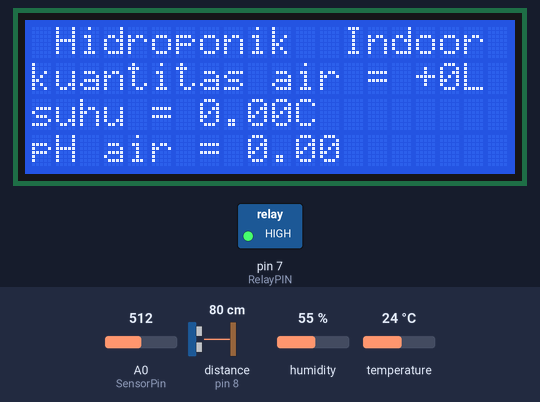
A sketch run on a simulated Arduino Uno, built with avr-gcc and run on an emulated ATmega328P. On the bench: 20×4 character LCD, switched loads named in the sketch (green lamp = pin HIGH). Wiring (inferred from the names in the program): ultrasonic range finder: trigger pin 9; echo pin 8. The test bench sets the inputs (shaded band); at power-on: A0 (SensorPin) = 512, distance to the obstacle (sensor on pin 8) 80 cm, temperature 24 °C, humidity 55 %. The echo pulse lasts 58.3 µs per cm; the local clock reads 2024-03-15 10:24:30 at power-on unless the sketch sets it; storage starts empty; pins used as bus, display or sensor lines are not drawn; what the sketch prints to the serial monitor is not drawn.

Above: at 1.2 s.
1.3 s: A0 (SensorPin) set to 11
At 6.7 s:
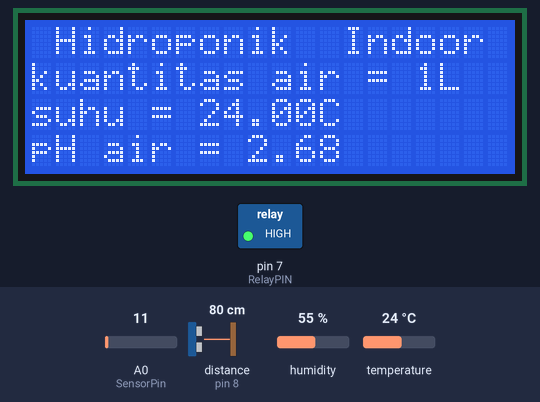
7.0 s: distance to the obstacle (sensor on pin 8) set to 12 cm
At 9.9 s:
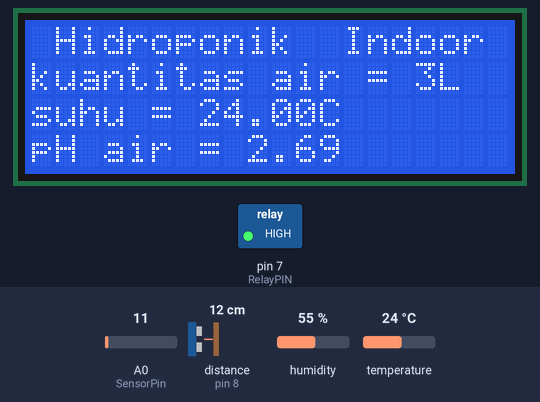
10.2 s: distance to the obstacle (sensor on pin 8) set to 9 cm
At 13.1 s:
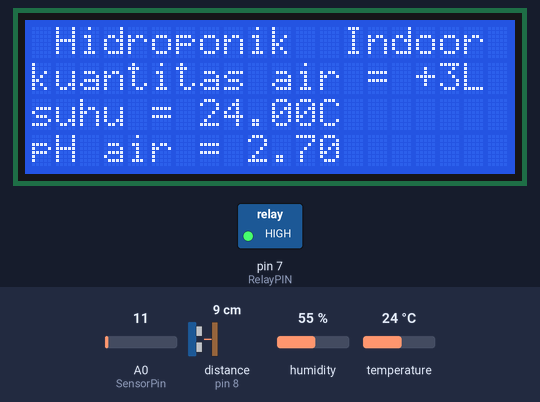
13.4 s: temperature set to 12 °C
At 15.2 s:
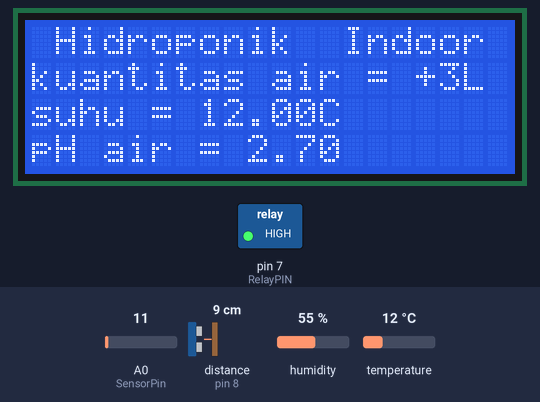
17.7 s: A0 (SensorPin) set to 30
At 21.4 s:
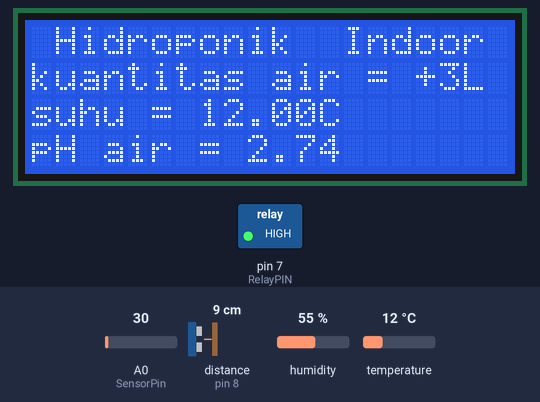
24.1 s: temperature set to 19 °C
At 26.4 s:
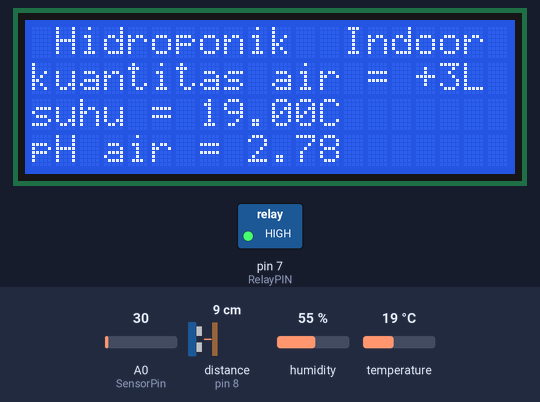
Timing chart, 0 to 27.9 s (numbered marks = the images above; inputs shaded):
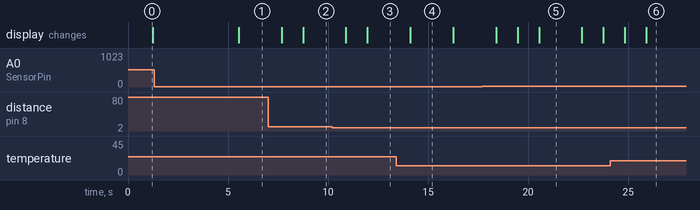

The sketch:

pengirim_fix_optimal_rapi_alhamdulillah.ino
```cpp
#include <SD.h>
#include <SPI.h>
#include <Ultrasonic.h>
#include <DS3231.h>
#include <Wire.h>
#include <LiquidCrystal_I2C.h>
#include <LCD.h>
#include "DHT.h"
#define DHTPIN 2
#define DHTTYPE DHT22
#define SensorPin A0
#define samplingInterval 20
#define printInterval 1000
#define ArrayLength  40
#define RelayPIN 7
#define echoPIN 8
#define trigPIN 9
#define CSPIN 10

int pHArray[ArrayLength];
int pHArrayIndex=0;
static float pHValue,voltage;

float temperature;
int duration;
byte kuantitas, jarak;

const int OnHour = 17;
const int OnMin = 00;
const int OffHour = 05;
const int OffMin = 00;

File myFile;

DHT dht(DHTPIN, DHTTYPE);

LiquidCrystal_I2C lcd(0x27,2,1,0,4,5,6,7,3, POSITIVE);

DS3231  rtc(SDA, SCL);

Time t;

void setup() {
  Serial.begin(115200);
  rtc.begin();
  dht.begin();
  lcd.begin(20,4);
  lcd.backlight();
  pinMode(trigPIN, OUTPUT);
  pinMode(echoPIN, INPUT);
  pinMode(CSPIN, OUTPUT);
  pinMode(RelayPIN, OUTPUT);
  digitalWrite(RelayPIN, HIGH);
  if (SD.begin())
  {
    Serial.println("SD card is ready to use.");
    } else
    {
    Serial.println("SD card initialization failed");
    return;
    }
    }

void loop(){

  //cek waktu yang ada di catat oleh rtc untuk menyala atau mematikan GrowLight
  t = rtc.getTime();
  if(t.hour == OnHour && t.min == OnMin)
  {
  digitalWrite(RelayPIN,LOW);
  }

  else if(t.hour == OffHour && t.min == OffMin)
  {
  digitalWrite(RelayPIN,HIGH);
  }

  //melakukan pengukuran pH, suhu, dan ketinggian air setiap detik
  static unsigned long samplingTime = millis();
  static unsigned long printTime = millis();
  if(millis()-samplingTime > samplingInterval)
  {
      pHArray[pHArrayIndex++]=analogRead(SensorPin);
      if(pHArrayIndex==ArrayLength)pHArrayIndex=0;
      voltage = avergearray(pHArray, ArrayLength)*5.0/1024;
      pHValue = 2.13121 * voltage + 2.66524;
      temperature = dht.readTemperature();
      bacajarak();
      samplingTime=millis();
  }
  if(millis() - printTime > printInterval)
  {
    printTime=millis();
  }

  //melakukan komunikasi dengan nodeMCU ESP32 setiap detik kemudian mengirim hasil pembacaan sensor ke ESP32
  String minta = "";

  while(Serial.available()>0)
  {
    minta += char(Serial.read());
  }
  minta.trim();
  if(minta == "Meminta Data Dari Arduino...")
  {
    kirimdata();
  }

  tampilanlcd();

  minta = "";
  delay(1000);
}

//fungsi untuk mengirim data ke ESP32
void kirimdata(){
  simpandata();
  String datakirim = String(kuantitas) + "#" + String(temperature) + "#" + String(pHValue);
  Serial.println(datakirim);
  }

//fungsi untuk membaca ketinggian jarak antara bak penampungan dengan sensor
void bacajarak(){
  digitalWrite(trigPIN, LOW);
  delayMicroseconds(2);
  digitalWrite(trigPIN, HIGH);
  delayMicroseconds(10);
  digitalWrite(trigPIN, LOW);

  duration = pulseIn(echoPIN, HIGH);
  jarak = duration*0.034/2;
  if (jarak >= 21){
    kuantitas = 1;
  }
  else if (jarak >= 15 && jarak <21 ){
    kuantitas = 2;
  }
  else if (jarak >= 10 && jarak <15){
    kuantitas = 3;
  }
}

//fungsi untuk menampilkan hasil pembacaan sensor ke LCD
void tampilanlcd(){
  lcd.clear();
  lcd.setCursor(0, 0);
  lcd.print(" Hidroponik  Indoor");
  lcd.setCursor(0, 1);
  lcd.print("kuantitas air = ");
  if (jarak <10){
    lcd.print("+");
  }
  lcd.print(kuantitas);
  lcd.print("L");
  lcd.setCursor(0, 2);
  lcd.print("suhu = ");
  lcd.print(temperature);
  lcd.print("C");
  lcd.setCursor(0, 3);
  lcd.print("pH air = ");
  lcd.print(pHValue);
}

//fungsi untuk menyimpan hasil pembacaan sensor ke microSD pada data logger
void simpandata(){
  myFile = SD.open("HLOGGER.txt", FILE_WRITE);
  if (myFile) {
    myFile.print(rtc.getDOWStr());
    myFile.print(",");
    myFile.print(rtc.getDateStr());
    myFile.print(",");
    myFile.print(rtc.getTimeStr());
    myFile.print(",");
    myFile.print(kuantitas);
    myFile.print(",");
    myFile.print(temperature);
    myFile.print(",");
    myFile.println(pHValue);
    myFile.close();
  }
}

double avergearray(int* arr, int number){
  int i;
  int max,min;
  double avg;
  long amount=0;
  if(number<=0){
    return 0;
  }
  if(number<5){
    for(i=0;i<number;i++){
      amount+=arr[i];
    }
    avg = amount/number;
    return avg;
  }else{
    if(arr[0]<arr[1]){
      min = arr[0];max=arr[1];
    }
    else{
      min=arr[1];max=arr[0];
    }
    for(i=2;i<number;i++){
      if(arr[i]<min){
        amount+=min;
        min=arr[i];
      }else {
        if(arr[i]>max){
          amount+=max;
          max=arr[i];
        }else{
          amount+=arr[i];
        }
      }//if
    }//for
    avg = (double)amount/(number-2);
  }//if
  return avg;
}
```

Measured:
- the behaviour switches between 11 and 10 cm on distance to the obstacle (sensor on pin 8) (found by bisection; images 2 and 3)
- after the input at 7.0 s, the display: first changes after 0.68 s (image 2 shows a later state)
- after the input at 10.2 s, the display: first changes after 0.70 s (image 3 shows a later state)
- after the input at 13.4 s, the display: changes after 0.72 s (image 4)
- what the display in image 4 shows lasts 2.2 s, from 14.1 s to 16.3 s
